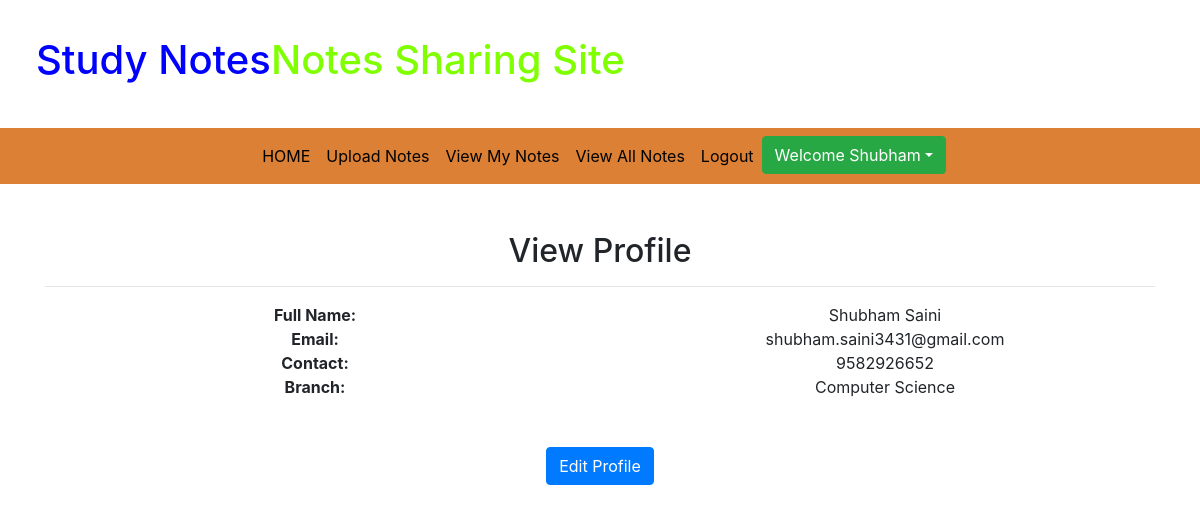
Screenshot of /profile/ (signed in) with the database file from the repository.
### app/models.py (models this page shows, shortened)
class Signup(models.Model):
    user = models.ForeignKey(User,on_delete= models.CASCADE)
    contact = models.CharField(max_length=10)
    branch = models.CharField(max_length=30)
    role = models.CharField(max_length=20)

### app/views.py (the view)
# urls.py: path('profile/', profile , name ='profile'),
def profile(request):
    if not request.user.is_authenticated:
        return redirect('user_login')
    user = User.objects.get(id = request.user.id)
    data = Signup.objects.get(user = user)
    d = {'data':data, 'user':user}
    return render(request, 'profile.html',d)

### app/templates/profile.html
{% extends 'user_navigation.html' %}
{% load static %}
{% block body %}
<div class="container text-center mt-5" >
    <h2>View Profile</h2>
<hr>
    <div class="row">
        <div class="col-md-6">
            <strong>Full Name:</strong>
        </div>
        <div class="col-md-6">
        {{data.user.first_name}} {{data.user.last_name}}
        </div>
    </div>
    <div class="row">
        <div class="col-md-6">
            <strong>Email:</strong>
        </div>
        <div class="col-md-6">
        {{data.user.username}}
        </div>
    </div>
    <div class="row">
        <div class="col-md-6">
            <strong>Contact:</strong>
        </div>
        <div class="col-md-6">
        {{data.contact}}
        </div>
    </div>
    <div class="row">
        <div class="col-md-6">
            <strong>Branch:</strong>
        </div>
        <div class="col-md-6">
        {{data.branch}}
        </div>
    </div>
    <a href="{% url 'edit_profile' %}" class="btn btn-primary mt-5">Edit Profile</a>
</div>
{% endblock %}

### app/templates/user_navigation.html (shortened to what this page needs)
{% load static %}
<!DOCTYPE html>
<html lang="en">
<head>
    <link rel="stylesheet" href="https://maxcdn.bootstrapcdn.com/bootstrap/4.3.1/css/bootstrap.min.css">
    <link rel="stylesheet" href="https://use.fontawesome.com/releases/v5.6.3/css/all.css"
>
    <link rel="stylesheet" href="{% static 'css/style.css' %}">
</head>
<body>
    <h1 style="padding: 3%;"><span style="color: blue;">Study Notes</span><span style="color: chartreuse;">Notes Sharing
            Site</span></h1>
    <nav class="navbar navbar-expand-sm justify-content-center" style="background-color: rgb(219, 128, 53);">
        <ul class="navbar-nav">
            <li class="navbar-item">
                <a class="nav-link" href="{% url 'profile' %}">HOME</a>
            </li>
            <li class="navbar-item">
                <a class="nav-link" href="{% url 'upload_notes' %}">Upload Notes</a>
            </li>
            <li class="navbar-item">
                <a class="nav-link" href="{% url 'viewmy_notes' %}">View My Notes</a>
            </li>
            <li class="navbar-item">
                <a class="nav-link" href="{% url 'viewall_notes' %}">View All Notes</a>
            </li>
            <li class="navbar-item">
                <a class="nav-link" href="{% url 'admin_logout' %}">Logout</a>
            </li>
            <div class="dropdown open">
                <button class="btn btn-success dropdown-toggle" type="button" data-toggle="dropdown">Welcome {{ request.user.first_name }}</button>
            </div>
        </ul>
    </nav>
</body>
</html>
{% block body %}
{% endblock %}

### app/static/css/style.css (style rules this page uses)
.nav-link { color: black; }

### rows the page displays
Signup: user.first_name "Shubham", user.last_name "Saini", user.username "shubham.saini3431@gmail.com", contact "9582926652", branch "Computer Science"

### other values shown
{{ request.user.first_name }} "Shubham"
